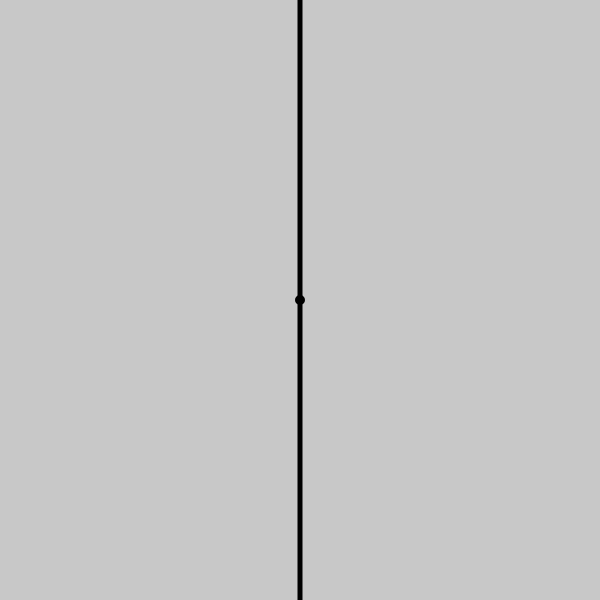
Frame 1 (no input)
Frame 60 (no input): identical to frame 1, image omitted
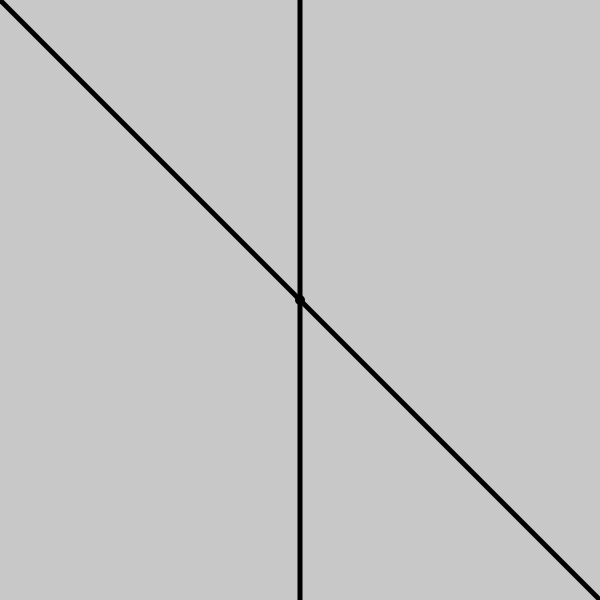
Frame 120 (the mouse pressed at the canvas centre since frame 60)

The p5.js sketch that drew these frames (run headless with seeded random() and noise() and a simulated clock; from frame 60 on, the mouse is pressed at the canvas centre):

// p5.js sketch
// ── sketch.js
function setup(){
  createCanvas(600,600);
  background(200);
  strokeWeight(5);
  line(width/2, 0, width/2,height);
  fill(0);
  ellipse(width/2, height/2,5,5)

}
function draw(){
  if (mouseIsPressed){
    line(width-mouseX, height-mouseY, width-pmouseX,height-pmouseY);
      line(mouseX, mouseY, pmouseX,pmouseY);

  }

}
